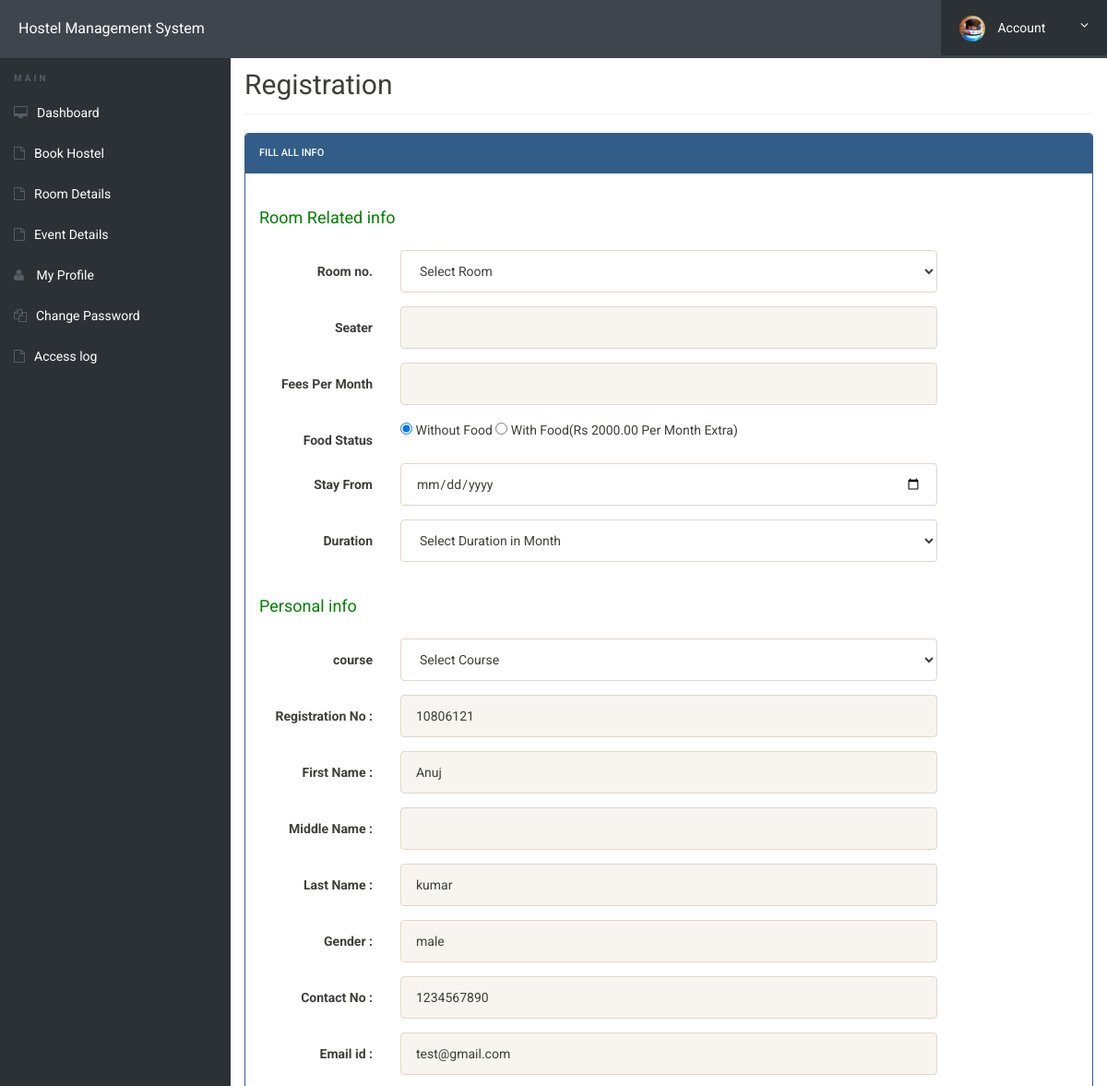
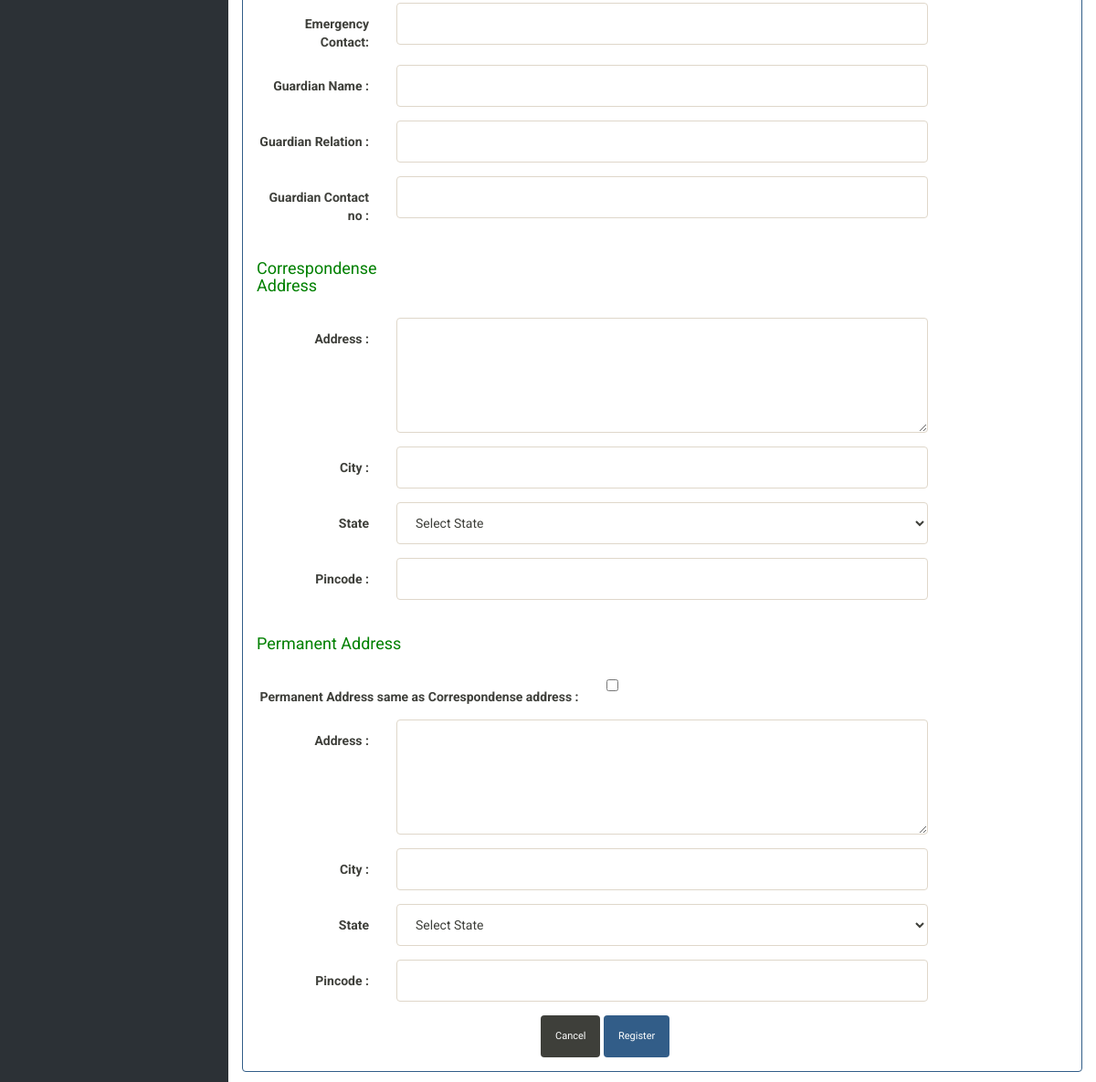
Page /hostel/book-hostel.php (signed in) on the committed database (2 pictures, top to bottom).
### tables this page shows
CREATE TABLE `userregistration` (
  `id` int(11) NOT NULL,
  `regNo` varchar(255) DEFAULT NULL,
  `firstName` varchar(255) DEFAULT NULL,
  `middleName` varchar(255) DEFAULT NULL,
  `lastName` varchar(255) DEFAULT NULL,
  `gender` varchar(255) DEFAULT NULL,
  `contactNo` bigint(20) DEFAULT NULL,
  `email` varchar(255) DEFAULT NULL,
  `password` varchar(255) DEFAULT NULL,
  `regDate` timestamp NULL DEFAULT current_timestamp(),
  `updationDate` varchar(45) DEFAULT NULL,
  `passUdateDate` varchar(45) DEFAULT NULL
);

### hostel/book-hostel.php (the view, shortened to what this page needs)
<?php
include('includes/config.php');
?>
<!doctype html>
<html lang="en" class="no-js">
<head>
	<link rel="stylesheet" href="css/font-awesome.min.css">
	<link rel="stylesheet" href="css/bootstrap.min.css">
	<link rel="stylesheet" href="css/dataTables.bootstrap.min.css">>
	<link rel="stylesheet" href="css/bootstrap-social.css">
	<link rel="stylesheet" href="css/bootstrap-select.css">
	<link rel="stylesheet" href="css/fileinput.min.css">
	<link rel="stylesheet" href="css/awesome-bootstrap-checkbox.css">
	<link rel="stylesheet" href="css/style.css">
</head>
<body>
	<?php include('includes/header.php');?>
	<div class="ts-main-content">
		<?php include('includes/sidebar.php');?>
		<div class="content-wrapper">
			<div class="container-fluid">
				<div class="row">
					<div class="col-md-12">
						<h2 class="page-title">Registration </h2>
						<div class="row">
							<div class="col-md-12">
								<div class="panel panel-primary">
									<div class="panel-heading">Fill all Info</div>
									<div class="panel-body">
										<form method="post" action="" class="form-horizontal">
							<?php
$uid=$_SESSION['login'];
							 $stmt=$mysqli->prepare("SELECT emailid FROM registration WHERE emailid=? || regno=? ");
				$stmt->bind_param('ss',$uid,$uid);
				$stmt->execute();
				$stmt -> bind_result($email);
				$rs=$stmt->fetch();
				if($rs)
				{ ?>
			<h3 style="color: red" align="center">Hostel already booked by you</h3>
			<div align="center">
				<div class="col-md-4">&nbsp;</div>
			<div class="col-md-4">
										<div class="panel panel-default">
											<div class="panel-body bk-success text-light">
												<div class="stat-panel text-center">
												<div class="stat-panel-number h1 ">My Room</div>
												</div>
											</div>
											<a href="room-details.php" class="block-anchor panel-footer text-center">See All &nbsp; <i class="fa fa-arrow-right"></i></a>
										</div>
									</div>
								</div>
				<?php }
				else{
							?>
<div class="form-group">
<label class="col-sm-4 control-label"><h4 style="color: green" align="left">Room Related info </h4> </label>
</div>
<div class="form-group">
<label class="col-sm-2 control-label">Room no. </label>
<div class="col-sm-8">
<select name="room" id="room"class="form-control"  onChange="getSeater(this.value);" onBlur="checkAvailability()" required>
<option value="">Select Room</option>
</select>
</div>
</div>
<div class="form-group">
<label class="col-sm-2 control-label">Seater</label>
<div class="col-sm-8">
<input type="text" name="seater" id="seater"  class="form-control" readonly="true">
</div>
</div>
<div class="form-group">
<label class="col-sm-2 control-label">Fees Per Month</label>
<div class="col-sm-8">
<input type="text" name="fpm" id="fpm"  class="form-control" readonly="true">
</div>
</div>
<div class="form-group">
<label class="col-sm-2 control-label">Food Status</label>
<div class="col-sm-8">
<input type="radio" value="0" name="foodstatus" checked="checked"> Without Food
<input type="radio" value="1" name="foodstatus"> With Food(Rs 2000.00 Per Month Extra)
</div>
</div>
<div class="form-group">
<label class="col-sm-2 control-label">Stay From</label>
<div class="col-sm-8">
<input type="date" name="stayf" id="stayf"  class="form-control" >
</div>
</div>
<div class="form-group">
<label class="col-sm-2 control-label">Duration</label>
<div class="col-sm-8">
<select name="duration" id="duration" class="form-control">
<option value="">Select Duration in Month</option>
</select>
</div>
</div>
<div class="form-group">
<label class="col-sm-2 control-label"><h4 style="color: green" align="left">Personal info </h4> </label>
</div>
<div class="form-group">
<label class="col-sm-2 control-label">course </label>
<div class="col-sm-8">
<select name="course" id="course" class="form-control" required>
<option value="">Select Course</option>
</select> </div>
</div>
<?php
$aid=$_SESSION['id'];
	$ret="select * from userregistration where id=?";
		$stmt= $mysqli->prepare($ret) ;
	 $stmt->bind_param('i',$aid);
	 $stmt->execute() ;
	 $res=$stmt->get_result();
	   while($row=$res->fetch_object())
	  {
	  	?>
<div class="form-group">
<label class="col-sm-2 control-label">Registration No : </label>
<div class="col-sm-8">
<input type="text" name="regno" id="regno"  class="form-control" value="<?php echo $row->regNo;?>" readonly >
</div>
</div>
<div class="form-group">
<label class="col-sm-2 control-label">First Name : </label>
<div class="col-sm-8">
<input type="text" name="fname" id="fname"  class="form-control" value="<?php echo $row->firstName;?>" readonly>
</div>
</div>
<div class="form-group">
<label class="col-sm-2 control-label">Middle Name : </label>
<div class="col-sm-8">
<input type="text" name="mname" id="mname"  class="form-control" value="<?php echo $row->middleName;?>"  readonly>
</div>
</div>
<div class="form-group">
<label class="col-sm-2 control-label">Last Name : </label>
<div class="col-sm-8">
<input type="text" name="lname" id="lname"  class="form-control" value="<?php echo $row->lastName;?>" readonly>
</div>
</div>
<div class="form-group">
<label class="col-sm-2 control-label">Gender : </label>
<div class="col-sm-8">
<input type="text" name="gender" value="<?php echo $row->gender;?>" class="form-control" readonly>
</div>
</div>
<div class="form-group">
<label class="col-sm-2 control-label">Contact No : </label>
<div class="col-sm-8">
<input type="text" name="contact" id="contact" value="<?php echo $row->contactNo;?>"  class="form-control" readonly>
</div>
</div>
<div class="form-group">
<label class="col-sm-2 control-label">Email id : </label>
<div class="col-sm-8">
<input type="email" name="email" id="email"  class="form-control" value="<?php echo $row->email;?>"  readonly>
</div>
</div>
<?php } ?>
<div class="form-group">
<label class="col-sm-2 control-label">Emergency Contact: </label>
<div class="col-sm-8">
<input type="text" name="econtact" id="econtact"  class="form-control" required="required">
</div>
</div>
<div class="form-group">
<label class="col-sm-2 control-label">Guardian  Name : </label>
<div class="col-sm-8">
<input type="text" name="gname" id="gname"  class="form-control" required="required">
</div>
</div>
<div class="form-group">
<label class="col-sm-2 control-label">Guardian  Relation : </label>
<div class="col-sm-8">
<input type="text" name="grelation" id="grelation"  class="form-control" required="required">
</div>
</div>
<div class="form-group">
<label class="col-sm-2 control-label">Guardian Contact no : </label>
<div class="col-sm-8">
<input type="text" name="gcontact" id="gcontact"  class="form-control" required="required">
</div>
</div>
<div class="form-group">
<label class="col-sm-3 control-label"><h4 style="color: green" align="left">Correspondense Address </h4> </label>
</div>
<div class="form-group">
<label class="col-sm-2 control-label">Address : </label>
<div class="col-sm-8">
<textarea  rows="5" name="address"  id="address" class="form-control" required="required"></textarea>
</div>
</div>
<div class="form-group">
<label class="col-sm-2 control-label">City : </label>
<div class="col-sm-8">
<input type="text" name="city" id="city"  class="form-control" required="required">
</div>
</div>
<div class="form-group">
<label class="col-sm-2 control-label">State </label>
<div class="col-sm-8">
<select name="state" id="state"class="form-control" required>
<option value="">Select State</option>
</select> </div>
</div>
<div class="form-group">
<label class="col-sm-2 control-label">Pincode : </label>
<div class="col-sm-8">
<input type="text" name="pincode" id="pincode"  class="form-control" required="required">
</div>
</div>
<div class="form-group">
<label class="col-sm-3 control-label"><h4 style="color: green" align="left">Permanent Address </h4> </label>
</div>
<div class="form-group">
<label class="col-sm-5 control-label">Permanent Address same as Correspondense address : </label>
<div class="col-sm-4">
<input type="checkbox" name="adcheck" value="1"/>
</div>
</div>
<div class="form-group">
<label class="col-sm-2 control-label">Address : </label>
<div class="col-sm-8">
<textarea  rows="5" name="paddress"  id="paddress" class="form-control" required="required"></textarea>
</div>
</div>
<div class="form-group">
<label class="col-sm-2 control-label">City : </label>
<div class="col-sm-8">
<input type="text" name="pcity" id="pcity"  class="form-control" required="required">
</div>
</div>
<div class="form-group">
<label class="col-sm-2 control-label">State </label>
<div class="col-sm-8">
<select name="pstate" id="pstate"class="form-control" required>
<option value="">Select State</option>
</select> </div>
</div>
<div class="form-group">
<label class="col-sm-2 control-label">Pincode : </label>
<div class="col-sm-8">
<input type="text" name="ppincode" id="ppincode"  class="form-control" required="required">
</div>
</div>
<div class="col-sm-6 col-sm-offset-4">
<button class="btn btn-default" type="submit">Cancel</button>
<input type="submit" name="submit" Value="Register" class="btn btn-primary">
</div>
</form>
<?php } ?>
									</div>
									</div>
								</div>
							</div>
						</div>
							</div>
						</div>
					</div>
				</div>
</body>
</html>

### hostel/css/style.css (style rules this page uses)
html { font-size: 14px; }
@media only screen and (min-width: 480px) { html { font-size: 17px; } }
@media only screen and (min-width: 768px) { html { font-size: 14px; } }
body { font-size: 1em; }
.btn { font-family: 'Oswald', sans-serif; }
.panel { overflow: hidden; }
.btn { text-transform: none; }
.page-title { padding-bottom: 15px; margin-bottom: 20px; border-bottom: 1px solid #f0f0f0; }
.ts-main-content .content-wrapper { padding-top: 15px; margin-top: 20px; }
@media only screen and (min-width: 992px) { .ts-main-content .content-wrapper { margin-left: 250px; } }

### rows in the picture
userregistration: regno "10806121", fname "Anuj", lname "kumar", gender "male", contact "1234567890", email "test@gmail.com"
